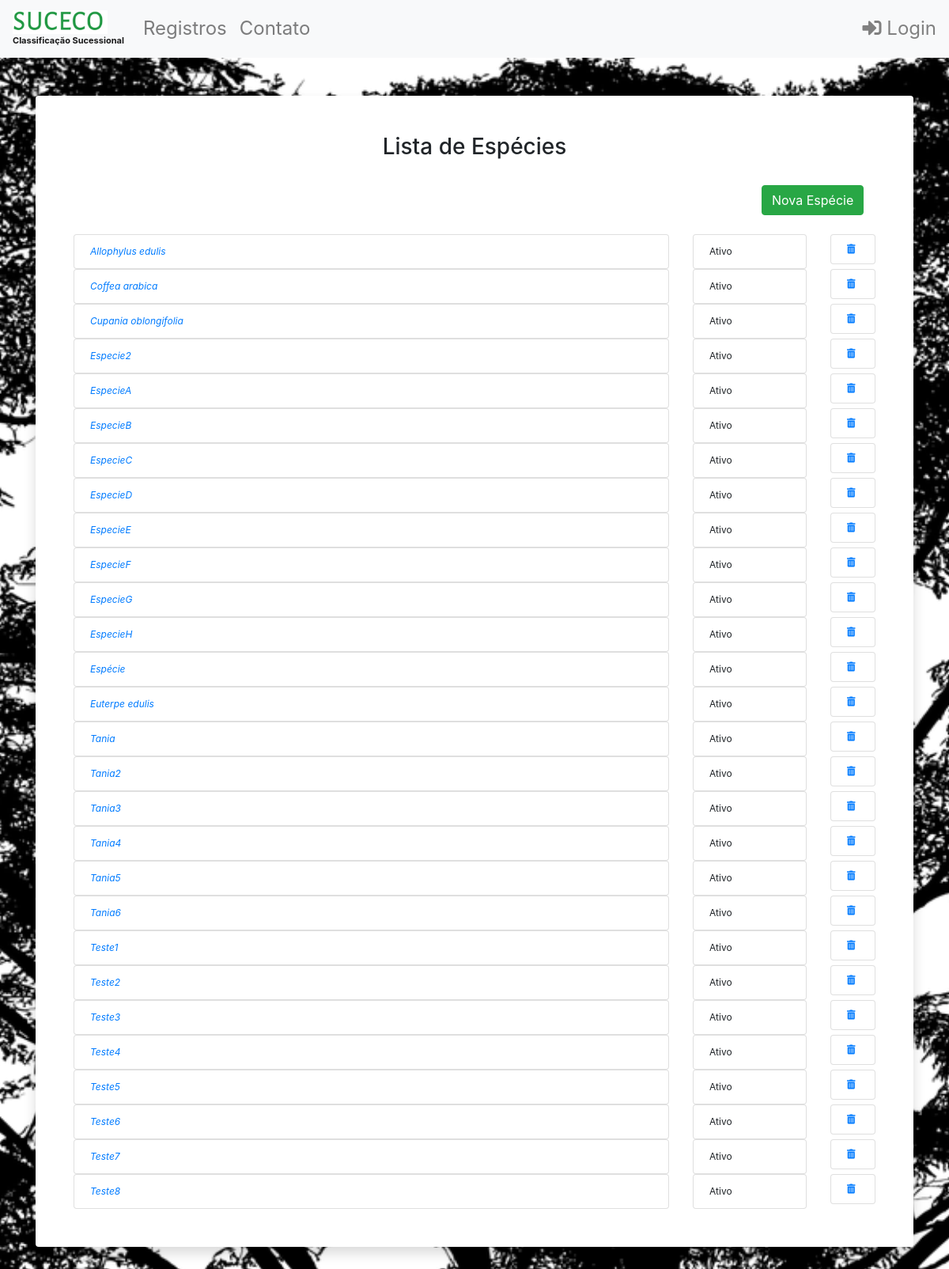
Page /especies/ on the committed database.
### especies/models.py (models this page shows, shortened)
class Especie(models.Model):
  STATUS = (
   ('Ativo', 'Ativo'),
   ('Inativo', 'Inativo')
  )
  id = models.UUIDField(primary_key=True, default=uuid.uuid4)
  nome  = models.CharField(max_length=1000, unique=True, help_text= 'Espécie')
  created_at = models.DateField(auto_now_add=True)
  updated_at = models.DateField(auto_now=True)
  status = models.CharField(max_length=15, choices=STATUS, default='Ativo', help_text='Status')
  class Meta :
      ordering = ["nome"]

### especies/views.py (the view)
# urls.py: path('', views.EspeciesView.as_view(), name='index'),
class EspeciesView(ListView):
    template_name = 'especie/list.html'
    context_object_name = 'especie_list'
    def get_queryset(self):
        return get_all_species()

### especies/views.py (called while the page is built)
def get_all_species():
    return sorted( Especie.objects.all(), key=lambda x : x.nome)

### templates/especie/list.html
{% extends 'base.html' %}
{% block content %}
  <div class="card border-0 shadow my-5">
    <div class="card-body p-5">
    <div class="row">
        <div class="col-md-1 col-xs-1 col-sm-1"></div>
        <div class="col-md-10 col-xs-10 col-sm-10">
            <h3 class="round3" style="text-align:center;">Lista de Espécies</h3>
        </div>
        <div class="col-md-1 col-xs-1 col-sm-1"></div>
    </div>
    <div class="row">
        <div class="col-md-10 col-xs-10 col-sm-10"></div>
        <div class="col-md-2 col-xs-1 col-sm-1">
            <br />
            <a href="{% url 'create_especie' %}">
                <button type="button" class="btn btn-success"> Nova Espécie</button>
            </a>
        </div>
    </div>
    <br />
  {% for especie in  especie_list %}
    <div class="row">
        <div class="col-md-9 col-xs-9 col-sm-9">
            <ul class="list-group">
                <li class="list-group-item ">
                    <a href="{% url 'edit_especie' especie.id%}"><i>{{ especie.nome }}</i></a>
                </li>
            </ul>
        </div>
        <div class="col-md-2 col-xs-2 col-sm-2">
            <ul class="list-group">
                <li class="list-group-item ">
                   {{ especie.status }}
                </li>
            </ul>
        </div>
        <div class="col-md-1 col-xs-1 col-sm-1">
            <ul class="list-group">
                <li class="list-group-item ">
                  <a href="{% url 'delete_especie' especie.id%}">  <i class="fas fa-trash-alt"> </i></a>
                </li>
            </ul>
        </div>
    </div>
    {% endfor %}
</div>
{% endblock %}

### templates/base.html (shortened to what this page needs)
{% load static %}
<html>
<head>
	<link rel="stylesheet" href="{% static 'css/bootstrap.min.css' %}">
	<link rel="stylesheet" href="{% static 'fa/css/all.min.css' %}">
    <link rel="stylesheet" href="{% static 'css/custom.css' %}">
    <link href="https://cdn.jsdelivr.net/npm/select2@4.1.0-beta.1/dist/css/select2.min.css" rel="stylesheet"/>
  <nav class="navbar navbar-expand-lg navbar-light bg-light">
  <a class="navbar-brand" href="#">
      <img src="{% static 'images/logo.png' %}"  width="120" height="30" class="d-inline-block align-top" alt="Classificação Sucessional">
      <br> <b style="font-size:11px">Classificação Sucessional</b>
  </a>
  <div class="collapse navbar-collapse" id="navbarNavDropdown">
    <ul class="navbar-nav"  style="font-size: 1.5em !important;">
      <li class="nav-item">
        <a class="nav-link" href="/registros/">Registros</a>
      </li>
      <li class="nav-item">
        <a class="nav-link" href="/contato/">Contato</a>
      </li>
    </ul>
  </div>
   <ul class="nav navbar-nav navbar-right" >
       {% if request.user.is_authenticated%}
            <li><a style="font-size: 1.5em !important; color: black" href="/accounts/logout"><span class="fas fa-sign-out-alt"></span> <span >Logout</span></a></li>
       {% else %}
            <li><a style="font-size: 1.5em !important; color: black" href="/accounts/login"><span class="fas fa-sign-in-alt"></span> <span >Login</span></a></li>
        {% endif %}
    </ul>
</nav>
</head>
<body>
<div class="container">
{% block content %}
{% endblock %}
</body>
</html>

### static/css/custom.css (style rules this page uses)
body { background: url('../images/forest-5594153_1280.png') no-repeat center center fixed; -webkit-background-size: cover; -moz-background-size: cover; background-size: cover; -o-background-size: cover; }
.nav a { color: gray !important; font-size: 0.75em !important; }
.list-group-item { font-size: 12px; }

### rows in the picture
Especie: nome "Allophylus edulis", status "Ativo"
Especie: nome "Coffea arabica", status "Ativo"
Especie: nome "Cupania oblongifolia", status "Ativo"
Especie: nome "Especie2", status "Ativo"
Especie: nome "EspecieA", status "Ativo"
Especie: nome "EspecieB", status "Ativo"
Especie: nome "EspecieC", status "Ativo"
Especie: nome "EspecieD", status "Ativo"
Especie: nome "EspecieE", status "Ativo"
Especie: nome "EspecieF", status "Ativo"
Especie: nome "EspecieG", status "Ativo"
Especie: nome "EspecieH", status "Ativo"
Especie: nome "Espécie", status "Ativo"
Especie: nome "Euterpe edulis", status "Ativo"
Especie: nome "Tania", status "Ativo"
Especie: nome "Tania2", status "Ativo"
Especie: nome "Tania3", status "Ativo"
Especie: nome "Tania4", status "Ativo"
Especie: nome "Tania5", status "Ativo"
Especie: nome "Tania6", status "Ativo"
Especie: nome "Teste1", status "Ativo"
Especie: nome "Teste2", status "Ativo"
Especie: nome "Teste3", status "Ativo"
Especie: nome "Teste4", status "Ativo"
Especie: nome "Teste5", status "Ativo"
Especie: nome "Teste6", status "Ativo"
Especie: nome "Teste7", status "Ativo"
Especie: nome "Teste8", status "Ativo"
